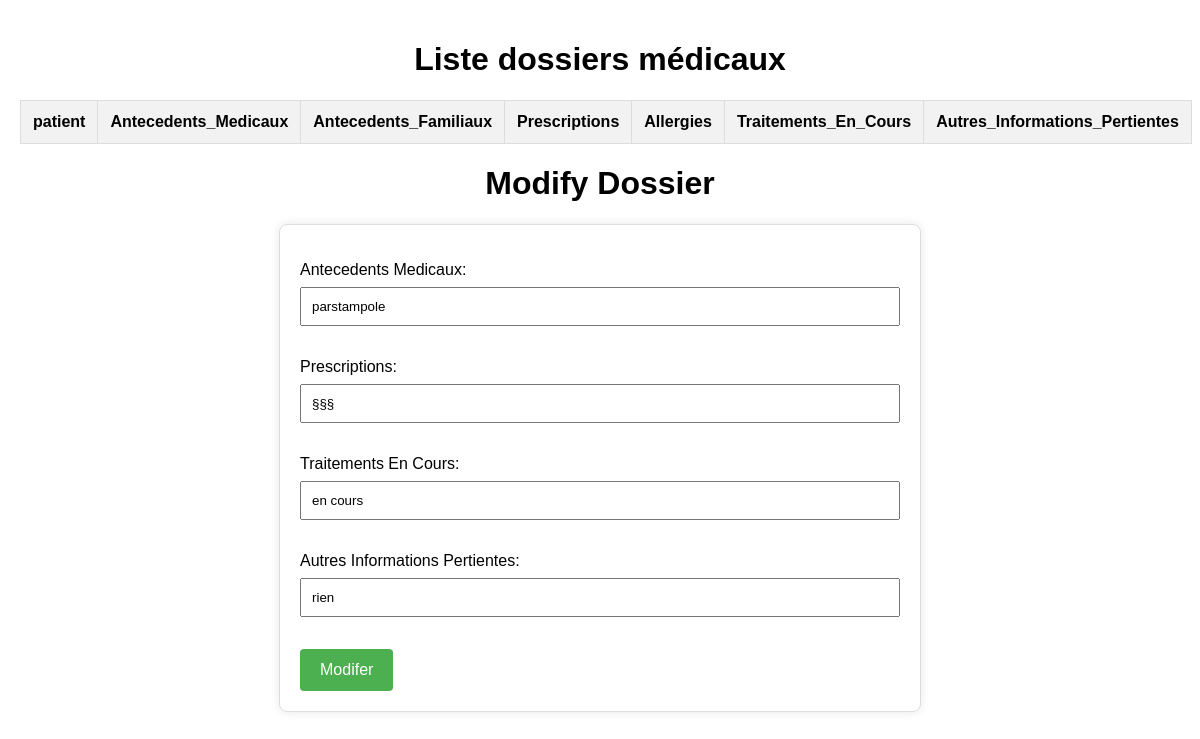
/modify_dossier/4/4/, run on the app's committed database.
### app/models.py (models this page shows)
class Dossier_Medicale(models.Model):
      Antecedents_Medicaux=models.CharField(max_length=60)
      Antecedents_Familiaux=models.CharField(max_length=60)
      Prescriptions=models.CharField(max_length=60)
      Allergies=models.CharField(max_length=60)
      Traitements_En_Cours=models.CharField(max_length=60)
      Autres_Informations_Pertientes=models.CharField(max_length=60)
      patient = models.OneToOneField(Patient, on_delete=models.CASCADE)

### app/views.py (the view)
# urls.py: path('modify_dossier/<int:dossier_id>/<int:doctor_id>/',modify_dossier,name='modify_dossier'),
def modify_dossier(request,dossier_id,doctor_id):
    dossiers =requpire(doctor_id)
    dossier_instance = get_object_or_404(Dossier_Medicale, id=dossier_id)
    fields = ['patient','Antecedents_Medicaux', 'Antecedents_Familiaux','Prescriptions', 'Allergies', 'Traitements_En_Cours','Autres_Informations_Pertientes']
    if request.method == 'POST':
        form = DosierForm(request.POST,instance=dossier_instance)
        if form.is_valid():
            form.save()
            context = {'dossiers': dossiers, 'fields': fields,'doctor_id':doctor_id}
            return render(request, 'list_dossier.html',context)
    else:
        dossier_instance = Dossier_Medicale.objects.get(id=dossier_id)
        form = DosierForm(instance=dossier_instance)
    context = {'dossiers': dossiers, 'fields': fields,'form':form}
    return render(request, 'modify_dossier.html', context)

### app/forms.py
class DosierForm(forms.ModelForm):
    class Meta:
        model=Dossier_Medicale
        exclude = ['Allergies','Antecedents_Familiaux','patient']
        fields = '__all__'

### app/views.py (called while the page is built)
def requpire(doctor_id):
    rendezvous_list = Rendez_Vous.objects.filter(Medcine_id=doctor_id).select_related('Dossier')
    dossier_ids = [rendezvous.Dossier_id for rendezvous in rendezvous_list]
    dossiers = Dossier_Medicale.objects.in_bulk(dossier_ids)
    dossier_values = [
        {
            'id': dossier.id,
            'patient': dossier.patient.NSS,
            'Antecedents_Medicaux': dossier.Antecedents_Medicaux,
            'Antecedents_Familiaux': dossier.Antecedents_Familiaux,
            'Prescriptions': dossier.Prescriptions,
            'Allergies': dossier.Allergies,
            'Traitements_En_Cours': dossier.Traitements_En_Cours,
            'Autres_Informations_Pertientes': dossier.Autres_Informations_Pertientes,
        }
        for dossier in dossiers.values()
    ]
    return dossier_values

### app/templates/modify_dossier.html (shortened to what this page needs)
<!DOCTYPE html>
{% load custom_filters %}
<html>
<head>
</head>
<body>
    <h1>Liste dossiers médicaux</h1>
    <table border="1">
        <thead>
            <tr>
                {% for field in fields %}
                    <th>{{ field }}</th>
                {% endfor %}
            </tr>
        </thead>
    </table>
    <h1>Modify Dossier</h1>
    <form method="POST">
        {{ form.as_p }}
        <button type="submit">Modifer</button>
    </form>
</body>
</html>

### app/templates/modify_dossier.html (style rules this page uses)
body { margin: 0; padding: 20px; font-family: Arial, sans-serif; }
h1 { text-align: center; }
table { width: 100%; border-collapse: collapse; margin-top: 20px; }
th, td { border: 1px solid #ddd; padding: 12px; text-align: left; }
th { background-color: #f2f2f2; }
form { max-width: 600px; margin: 20px auto; padding: 20px; border: 1px solid #ddd; border-radius: 8px; box-shadow: 0 0 10px rgba(0, 0, 0, 0.1); }
label { display: block; margin-bottom: 8px; }
input, select { width: 100%; padding: 10px; margin-bottom: 16px; box-sizing: border-box; }
button { padding: 12px 20px; font-size: 16px; cursor: pointer; background-color: #4CAF50; color: #fff; border: none; border-radius: 4px; }

### data on the page
Dossier_Medicale: Antecedents_Medicaux "parstampole", Prescriptions "§§§", Traitements_En_Cours "en cours", Autres_Informations_Pertientes "rien"

### other printed values
{{ field }} "patient" "Antecedents_Medicaux" "Antecedents_Familiaux" "Prescriptions" "Allergies" "Traitements_En_Cours" "Autres_Informations_Pertientes"
